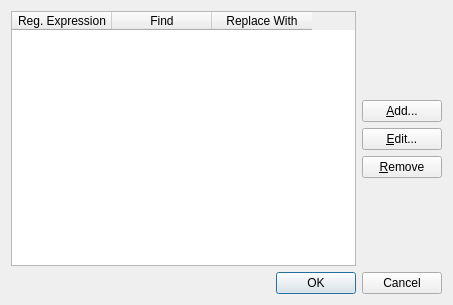
<ui version="4.0" >
 <class>ReplaceWidget</class>
 <widget class="QWidget" name="ReplaceWidget" >
  <property name="geometry" >
   <rect>
    <x>0</x>
    <y>0</y>
    <width>453</width>
    <height>305</height>
   </rect>
  </property>
  <property name="windowTitle" >
   <string>Find and Replace</string>
  </property>
  <layout class="QVBoxLayout" >
   <item>
    <layout class="QHBoxLayout" >
     <item>
      <widget class="QTableWidget" name="list" >
       <property name="alternatingRowColors" >
        <bool>true</bool>
       </property>
       <property name="selectionMode" >
        <enum>QAbstractItemView::SingleSelection</enum>
       </property>
       <property name="selectionBehavior" >
        <enum>QAbstractItemView::SelectRows</enum>
       </property>
       <column>
        <property name="text" >
         <string>Reg. Expression</string>
        </property>
       </column>
       <column>
        <property name="text" >
         <string>Find</string>
        </property>
       </column>
       <column>
        <property name="text" >
         <string>Replace With</string>
        </property>
       </column>
      </widget>
     </item>
     <item>
      <layout class="QVBoxLayout" >
       <item>
        <spacer>
         <property name="orientation" >
          <enum>Qt::Vertical</enum>
         </property>
         <property name="sizeHint" >
          <size>
           <width>20</width>
           <height>40</height>
          </size>
         </property>
        </spacer>
       </item>
       <item>
        <widget class="QPushButton" name="buttonAdd" >
         <property name="text" >
          <string>&amp;Add...</string>
         </property>
        </widget>
       </item>
       <item>
        <widget class="QPushButton" name="buttonEdit" >
         <property name="text" >
          <string>&amp;Edit...</string>
         </property>
        </widget>
       </item>
       <item>
        <widget class="QPushButton" name="buttonRemove" >
         <property name="text" >
          <string>&amp;Remove</string>
         </property>
        </widget>
       </item>
       <item>
        <spacer>
         <property name="orientation" >
          <enum>Qt::Vertical</enum>
         </property>
         <property name="sizeHint" >
          <size>
           <width>20</width>
           <height>40</height>
          </size>
         </property>
        </spacer>
       </item>
      </layout>
     </item>
    </layout>
   </item>
   <item>
    <widget class="QDialogButtonBox" name="buttonBox" >
     <property name="standardButtons" >
      <set>QDialogButtonBox::Cancel|QDialogButtonBox::Ok</set>
     </property>
    </widget>
   </item>
  </layout>
 </widget>
 <resources/>
 <connections/>
</ui>
